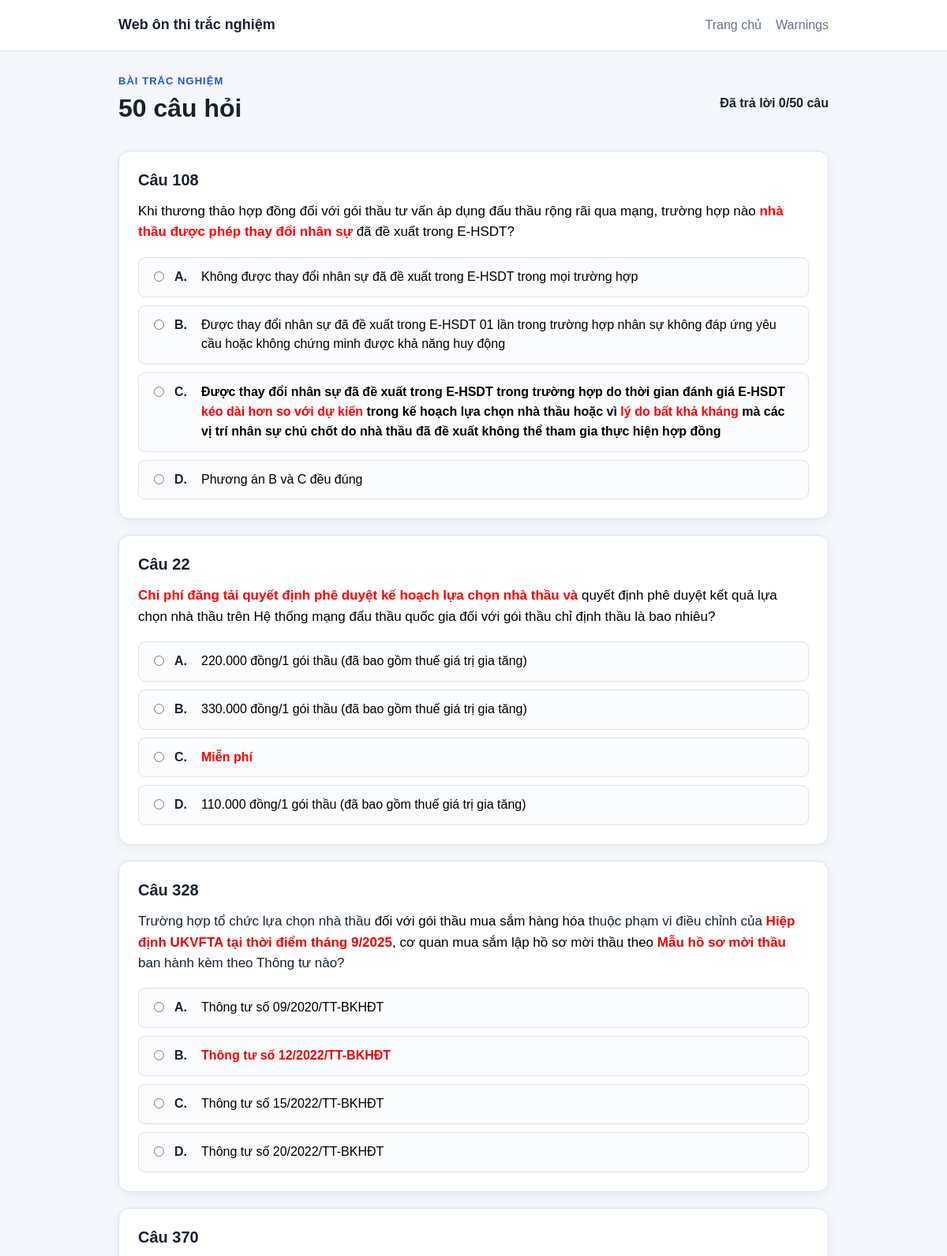
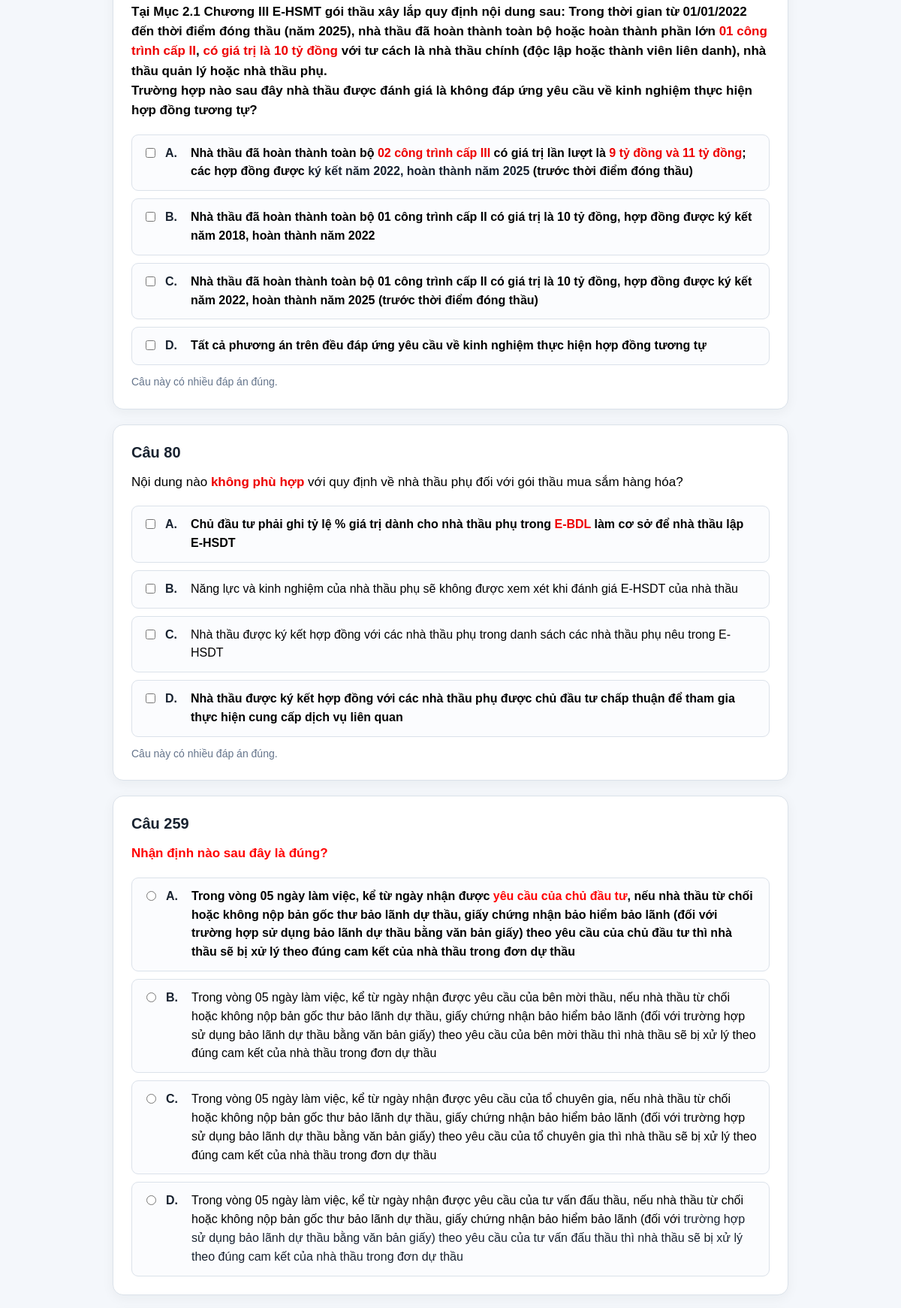
The page /quiz?mode=random&limit=50 (upper part) on the database its author committed (2 pictures, top to bottom).
### tables this page shows
CREATE TABLE questions (
    id INTEGER PRIMARY KEY AUTOINCREMENT,
    question_number INTEGER,
    question_html TEXT,
    question_plain TEXT,
    source_file TEXT,
    warning TEXT,
    created_at TEXT
);

CREATE TABLE options (
    id INTEGER PRIMARY KEY AUTOINCREMENT,
    question_id INTEGER,
    label TEXT,
    option_html TEXT,
    option_plain TEXT,
    is_correct INTEGER,
    bold_char_count INTEGER,
    total_char_count INTEGER,
    bold_ratio REAL,
    FOREIGN KEY(question_id) REFERENCES questions(id)
);

### app.py (the view)
@app.route("/quiz")
def quiz() -> str:
    mode = request.args.get("mode", "all")
    if mode not in {"all", "random"}:
        mode = "all"
    limit = request.args.get("limit", default=20, type=int)
    questions = get_questions(mode, limit)
    return render_template(
        "quiz.html",
        questions=questions,
        question_ids=",".join(str(q["id"]) for q in questions),
        mode=mode,
        limit=limit,
    )

### app.py (called while the page is built, shortened)
def get_db() -> sqlite3.Connection:
    if not Path(DB_PATH).is_file():
        raise FileNotFoundError(DB_MISSING_MESSAGE)
    if "db" not in g:
        g.db = sqlite3.connect(DB_PATH)
        g.db.row_factory = sqlite3.Row
    return g.db

def get_question_count() -> int:
    return get_db().execute("SELECT COUNT(*) FROM questions").fetchone()[0]

def get_options_by_question_ids(question_ids: list[int]) -> dict[int, list[dict]]:
    if not question_ids:
        return {}
    placeholders = ",".join("?" for _ in question_ids)
    rows = get_db().execute(
        f"""
        SELECT id, question_id, label, option_html, option_plain, is_correct, bold_ratio
        FROM options
        WHERE question_id IN ({placeholders})
        ORDER BY question_id, label
        """,
        question_ids,
    ).fetchall()
    grouped: dict[int, list[dict]] = defaultdict(list)
    for row in rows:
        grouped[row["question_id"]].append(dict(row))
    return dict(grouped)

def get_questions(mode: str = "all", limit: int | None = None) -> list[dict]:
    connection = get_db()
    if mode == "random":
        safe_limit = max(1, min(limit or 20, get_question_count()))
        rows = connection.execute(
            """
            SELECT id, question_number, question_html, question_plain
            FROM questions
            ORDER BY RANDOM()
            LIMIT ?
            """,
            (safe_limit,),
        ).fetchall()
    questions = [dict(row) for row in rows]
    options_by_question = get_options_by_question_ids([q["id"] for q in questions])
    for question in questions:
        question["options"] = options_by_question.get(question["id"], [])
        question["count_correct"] = sum(
            option["is_correct"] for option in question["options"]
        )
    return questions

### templates/quiz.html (shortened to what this page needs)
{% extends "base.html" %}
{% block content %}
<div class="quiz-toolbar">
    <div>
        <p class="eyebrow">Bài trắc nghiệm</p>
        <h1>{{ questions | length }} câu hỏi</h1>
    </div>
    <strong id="quiz-progress">Đã trả lời 0/{{ questions | length }} câu</strong>
</div>
{% if questions %}
<form id="quiz-form" method="post" action="{{ url_for('submit') }}" data-total="{{ questions | length }}">
    {% for question in questions %}
    <article class="question-card" data-question-id="{{ question.id }}">
        <h2>Câu {{ question.question_number }}</h2>
        <div class="question-content">{{ question.question_html | safe }}</div>
        <div class="options-list">
            {% for option in question.options %}
            <label class="option-item">
                <input
                    type="{{ 'checkbox' if question.count_correct > 1 else 'radio' }}"
                    name="q_{{ question.id }}"
                    value="{{ option.id }}"
                >
                <span class="option-label">{{ option.label }}.</span>
                <span class="option-content">{{ option.option_html | safe }}</span>
            </label>
            {% endfor %}
        </div>
        {% if question.count_correct > 1 %}
        <p class="question-note">Câu này có nhiều đáp án đúng.</p>
        {% endif %}
    </article>
    {% endfor %}
</form>
{% else %}
<div class="alert">Không có câu hỏi để hiển thị.</div>
{% endif %}
{% endblock %}

### static/css/style.css (style rules this page uses)
:root { --primary: #2457d6; --primary-dark: #1943aa; --border: #dbe2ea; --text: #182230; --muted: #64748b; --surface: #ffffff; --page: #f4f7fb; --success: #177245; --danger: #b42318; --warning: #9a6700; }
* { box-sizing: border-box; }
body { margin: 0; color: var(--text); background: var(--page); font-family: Arial, system-ui, sans-serif; line-height: 1.55; }
.nav-wrap, .page-heading, .quiz-toolbar, .submit-bar, .button-row { display: flex; align-items: center; justify-content: space-between; gap: 16px; }
h1, h2 { line-height: 1.25; }
h1 { margin: 4px 0 12px; }
h2 { margin: 0 0 14px; font-size: 20px; }
.eyebrow { margin: 0; color: var(--primary); font-size: 13px; font-weight: 700; letter-spacing: .08em; text-transform: uppercase; }
.question-card, .result-box, .alert { margin: 0 0 20px; padding: 24px; border: 1px solid var(--border); border-radius: 14px; background: var(--surface); box-shadow: 0 4px 16px rgba(24, 34, 48, .05); }
.question-content { margin-bottom: 18px; font-size: 17px; }
.options-list { display: grid; gap: 10px; }
.option-item { display: flex; align-items: flex-start; gap: 10px; padding: 12px 14px; border: 1px solid var(--border); border-radius: 9px; background: #fbfcfe; cursor: pointer; }
.option-item input { margin-top: 5px; }
.option-label { flex: 0 0 24px; font-weight: 700; }
.option-content { flex: 1; }
.question-note { margin: 12px 0 0; color: var(--muted); font-size: 14px; }
.quiz-toolbar, .page-heading { margin-bottom: 22px; }

### rows shown on the page
questions: question_number "108", question_html "Khi thương thảo hợp đồng đối với gói thầu tư vấn áp dụng đấu thầu rộng rãi qua mạng, trường hợp nào nhà thầu được phép thay đổi nhân sự đã đề xuất trong E-HSDT?"
options: label "A", option_html "Không được thay đổi nhân sự đã đề xuất trong E-HSDT trong mọi trường hợp"
options: label "B", option_html "Được thay đổi nhân sự đã đề xuất trong E-HSDT 0 1 lần trong trường hợp nhân sự không đáp ứng yêu cầu hoặc không chứng minh được khả năng huy động"
options: label "C", option_html "Được thay đổi nhân sự đã đề xuất trong E-HSDT trong trường hợp do thời gian đánh giá E-HSDT kéo dài hơn so với dự kiến trong kế hoạch lựa chọn nhà thầu hoặc vì lý do bất khả kháng mà các vị trí nhân sự chủ chốt do nhà thầu đã đề xuất không thể tham gia thực hiện hợp đồng"
options: label "D", option_html "Phương án B và C đều đúng"
questions: question_number "22", question_html "Chi phí đăng tải quyết định phê duyệt kế hoạch lựa chọn nhà thầu và quyết định phê duyệt kết quả lựa chọn nhà thầu trên Hệ thống mạng đấu thầu quốc gia đối với gói thầu chỉ định thầu là bao nhiêu?"
options: label "A", option_html "2 20.000 đồng/1 gói thầu (đã bao gồm thuế giá trị gia tăng)"
options: label "B", option_html "3 30.000 đồng/1 gói thầu (đã bao gồm thuế giá trị gia tăng)"
options: label "C", option_html "Miễn phí"
options: label "D", option_html "1 10.000 đồng/1 gói thầu (đã bao gồm thuế giá trị gia tăng)"
questions: question_number "328", question_html "Trường hợp tổ chức lựa chọn nhà thầu đối với gói thầu mua sắm hàng hóa thuộc phạm vi điều chỉnh của Hiệp định UKVFTA tại thời điểm tháng 9 /2025 , cơ quan mua sắm lập hồ sơ mời thầu theo Mẫu hồ sơ mời thầu ban hành kèm theo Thông tư nào?"
options: label "A", option_html "Thông tư số 0 9/2020/TT-BKHĐT"
options: label "B", option_html "Thông tư số 1 2/2022/TT-BKHĐT"
options: label "C", option_html "Thông tư số 1 5/2022/TT-BKHĐT"
options: label "D", option_html "Thông tư số 2 0/2022/TT-BKHĐT"
questions: question_number "370", question_html "Tại Mục 2.1 Chương III E-HSMT gói thầu xây lắp quy định nội dung sau: Trong thời gian từ 0 1/01/2022 đến thời điểm đóng thầu (năm 2 025), nhà thầu đã hoàn thành toàn bộ hoặc hoàn thành phần lớn 0 1 công trình cấp II , có giá trị là 1 0 tỷ đồng với tư cách là nhà thầu chính (độc lập hoặc thành viên liên danh), nhà thầu quản lý hoặc nhà thầu phụ. Trường hợp nào sau đây nhà thầu được đánh giá là không đáp ứng yêu cầu về kinh nghiệm thực hiện hợp đồng tương tự?", shows "Câu này có nhiều đáp án đúng."
options: label "A", option_html "Nhà thầu đã hoàn thành toàn bộ 0 2 công trình cấp III có giá trị lần lượt là 9 tỷ đồng và 1 1 tỷ đồng ; các hợp đồng được ký kết năm 2 022, hoàn thành năm 2 025 (trước thời điểm đóng thầu)"
options: label "B", option_html "Nhà thầu đã hoàn thành toàn bộ 0 1 công trình cấp II có giá trị là 1 0 tỷ đồng, hợp đồng được ký kết năm 2 018, hoàn thành năm 2 022"
options: label "C", option_html "Nhà thầu đã hoàn thành toàn bộ 0 1 công trình cấp II có giá trị là 1 0 tỷ đồng, hợp đồng được ký kết năm 2 022, hoàn thành năm 2 025 (trước thời điểm đóng thầu)"
options: label "D", option_html "Tất cả phương án trên đều đáp ứng yêu cầu về kinh nghiệm thực hiện hợp đồng tương tự"
questions: question_number "80", question_html "Nội dung nào không phù hợp với quy định về nhà thầu phụ đối với gói thầu mua sắm hàng hóa?", shows "Câu này có nhiều đáp án đúng."
options: label "A", option_html "Chủ đầu tư phải ghi tỷ lệ % giá trị dành cho nhà thầu phụ trong E-BDL làm cơ sở để nhà thầu lập E-HSDT"
options: label "B", option_html "Năng lực và kinh nghiệm của nhà thầu phụ sẽ không được xem xét khi đánh giá E-HSDT của nhà thầu"
options: label "C", option_html "Nhà thầu được ký kết hợp đồng với các nhà thầu phụ trong danh sách các nhà thầu phụ nêu trong E-HSDT"
options: label "D", option_html "Nhà thầu được ký kết hợp đồng với các nhà thầu phụ được chủ đầu tư chấp thuận để tham gia thực hiện cung cấp dịch vụ liên quan"
questions: question_number "259", question_html "Nhận định nào sau đây là đúng?"
options: label "A", option_html "Trong vòng 0 5 ngày làm việc, kể từ ngày nhận được yêu cầu của chủ đầu tư , nếu nhà thầu từ chối hoặc không nộp bản gốc thư bảo lãnh dự thầu, giấy chứng nhận bảo hiểm bảo lãnh (đối với trường hợp sử dụng bảo lãnh dự thầu bằng văn bản giấy) theo yêu cầu của chủ đầu tư thì nhà thầu sẽ bị xử lý theo đúng cam kết của nhà thầu trong đơn dự thầu"
options: label "B", option_html "Trong vòng 0 5 ngày làm việc, kể từ ngày nhận được yêu cầu của bên mời thầu, nếu nhà thầu từ chối hoặc không nộp bản gốc thư bảo lãnh dự thầu, giấy chứng nhận bảo hiểm bảo lãnh (đối với trường hợp sử dụng bảo lãnh dự thầu bằng văn bản giấy) theo yêu cầu của bên mời thầu thì nhà thầu sẽ bị xử lý theo đúng cam kết của nhà thầu trong đơn dự thầu"
options: label "C", option_html "Trong vòng 0 5 ngày làm việc, kể từ ngày nhận được yêu cầu của tổ chuyên gia, nếu nhà thầu từ chối hoặc không nộp bản gốc thư bảo lãnh dự thầu, giấy chứng nhận bảo hiểm bảo lãnh (đối với trường hợp sử dụng bảo lãnh dự thầu bằng văn bản giấy) theo yêu cầu của tổ chuyên gia thì nhà thầu sẽ bị xử lý theo đúng cam kết của nhà thầu trong đơn dự thầu"
options: label "D", option_html "Trong vòng 0 5 ngày làm việc, kể từ ngày nhận được yêu cầu của tư vấn đấu thầu, nếu nhà thầu từ chối hoặc không nộp bản gốc thư bảo lãnh dự thầu, giấy chứng nhận bảo hiểm bảo lãnh (đối với trường hợp sử dụng bảo lãnh dự thầu bằng văn bản giấy) theo yêu cầu của tư vấn đấu thầu thì nhà thầu sẽ bị xử lý theo đúng cam kết của nhà thầu trong đơn dự thầu"

### other values the page prints
{{ questions | length }} "50"
